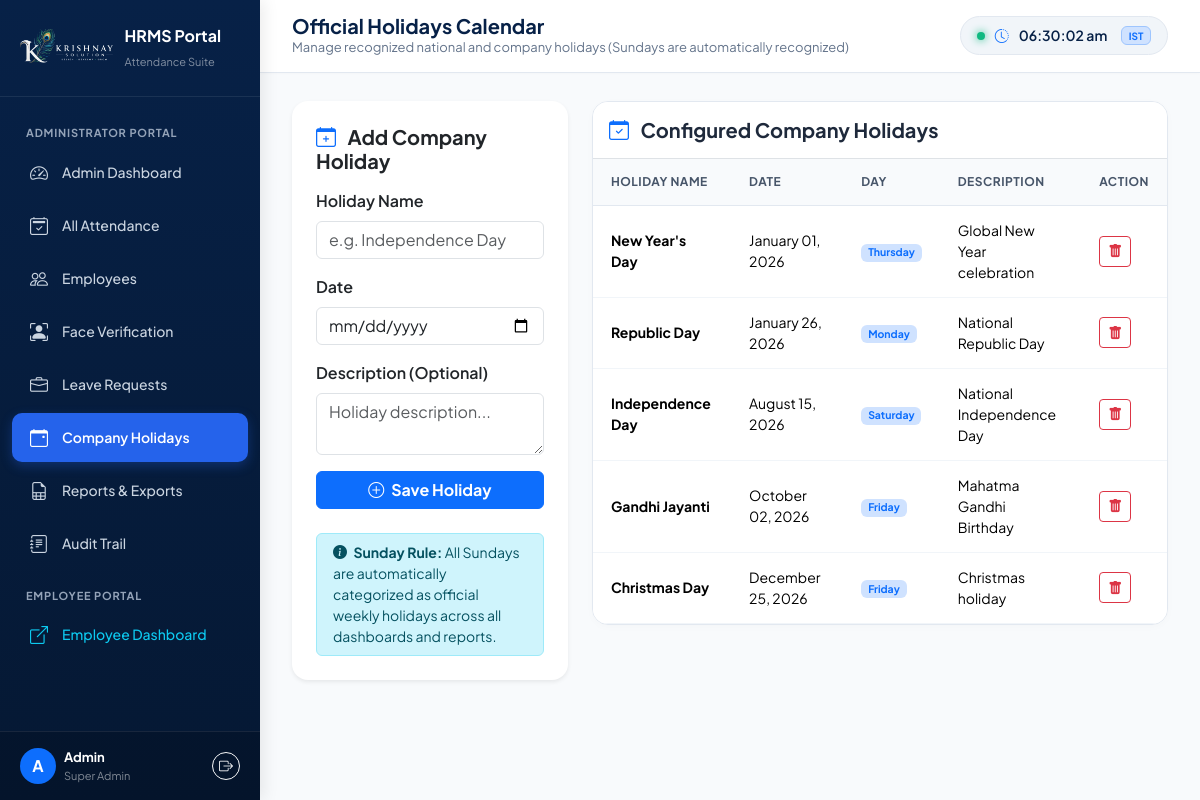
Screenshot of /admin-dashboard/holidays/ (signed in) with the database file from the repository.
### app/models.py (models this page shows, shortened)
class Holiday(models.Model):
    name = models.CharField(max_length=100)
    date = models.DateField(unique=True)
    description = models.TextField(blank=True, default='')
    class Meta:
        ordering = ['date']

### app/views.py (the view)
# urls.py: path('admin-dashboard/holidays/', views.admin_holidays, name='admin_holidays'),
@admin_required
def admin_holidays(request):
    holidays = Holiday.objects.all().order_by('date')
    return render(request, "admin_holidays.html", {"holidays": holidays})

### app/views.py (called while the page is built)
def admin_required(view_func):
    @wraps(view_func)
    def _wrapped(request, *args, **kwargs):
        if not request.user.is_authenticated:
            return redirect(f"{settings.LOGIN_URL}?next={request.path}")
        if not (request.user.is_staff or request.user.is_superuser):
            messages.error(
                request,
                "⚠️ Access Denied: You do not have permission to access the Administrator Portal."
            )
            return redirect("employee_dashboard")
        return view_func(request, *args, **kwargs)
    return _wrapped

### templates/admin_holidays.html (shortened to what this page needs)
{% extends "base.html" %}
{% block page_heading %}Official Holidays Calendar{% endblock %}
{% block page_subheading %}Manage recognized national and company holidays (Sundays are automatically recognized){% endblock %}
{% block content %}
<div class="container-fluid px-0">
  <div class="row g-4">
    <div class="col-lg-4">
      <div class="card border-0 shadow-sm rounded-4 p-4 bg-white">
        <h5 class="fw-bold mb-3 text-primary-navy">
          <i class="bi bi-calendar-plus me-2 text-primary"></i> Add Company Holiday
        </h5>
        <form action="{% url 'admin_holiday_add' %}" method="POST">
          <div class="mb-3">
            <label class="form-label fw-semibold">Holiday Name</label>
            <input type="text" name="name" class="form-control" placeholder="e.g. Independence Day" required>
          </div>
          <div class="mb-3">
            <label class="form-label fw-semibold">Date</label>
            <input type="date" name="date" class="form-control" required>
          </div>
          <div class="mb-3">
            <label class="form-label fw-semibold">Description (Optional)</label>
            <textarea name="description" class="form-control" rows="2" placeholder="Holiday description..."></textarea>
          </div>
          <button type="submit" class="btn btn-primary w-100 fw-bold">
            <i class="bi bi-plus-circle me-1"></i> Save Holiday
          </button>
        </form>
        <div class="alert alert-info mt-4 mb-0 py-2 small">
          <i class="bi bi-info-circle-fill me-1"></i>
          <strong>Sunday Rule:</strong> All Sundays are automatically categorized as official weekly holidays across all dashboards and reports.
        </div>
      </div>
    </div>
    <div class="col-lg-8">
      <div class="attendance-table-card">
        <div class="card-header bg-white p-3 border-bottom">
          <h5 class="fw-bold mb-0 text-primary-navy">
            <i class="bi bi-calendar-check me-2 text-primary"></i> Configured Company Holidays
          </h5>
        </div>
        <div class="table-responsive">
          <table class="table table-attendance">
            <thead>
              <tr>
                <th>Holiday Name</th>
                <th>Date</th>
                <th>Day</th>
                <th>Description</th>
                <th>Action</th>
              </tr>
            </thead>
            <tbody>
              {% for h in holidays %}
                <tr>
                  <td class="fw-bold">{{ h.name }}</td>
                  <td>{{ h.date|date:"F d, Y" }}</td>
                  <td><span class="badge bg-primary-subtle text-primary">{{ h.date|date:"l" }}</span></td>
                  <td>{{ h.description|default:"-" }}</td>
                  <td>
                    <form action="{% url 'admin_holiday_delete' h.id %}" method="POST" onsubmit="return confirm('Delete holiday {{ h.name }}?');">
                      <button type="submit" class="btn btn-outline-danger btn-sm py-1 px-2" title="Delete Holiday">
                        <i class="bi bi-trash-fill"></i>
                      </button>
                    </form>
                  </td>
                </tr>
              {% empty %}
                <tr>
                  <td colspan="5" class="text-center py-4 text-muted">
                    No custom holidays added yet. Sundays are already recognized.
                  </td>
                </tr>
              {% endfor %}
            </tbody>
          </table>
        </div>
      </div>
    </div>
  </div>
</div>
{% endblock %}

### templates/base.html (shortened to what this page needs)
<!DOCTYPE html>
<html lang="en">
<head>
  <link href="https://cdn.jsdelivr.net/npm/bootstrap@5.3.3/dist/css/bootstrap.min.css" rel="stylesheet">
  <link rel="stylesheet" href="https://cdn.jsdelivr.net/npm/bootstrap-icons@1.11.3/font/bootstrap-icons.min.css">
  {% load static %}
  <link rel="stylesheet" href="{% static 'css/style.css' %}">
</head>
<body>
  <div class="toast-container position-fixed top-0 end-0 p-3" style="z-index: 1100;">
  </div>
  <aside class="sidebar" id="appSidebar">
    <div class="brand-header">
      <img src="{% static 'images/krishny-logo.png' %}" alt="Logo" onerror="this.src='{% static 'images/logo.png' %}'">
      <div>
        <div class="fw-bold fs-6 text-white leading-tight">HRMS Portal</div>
        <small class="text-white-50" style="font-size: 11px;">Attendance Suite</small>
      </div>
    </div>
    <ul class="nav-list">
      {% if request.user.is_staff or request.user.is_superuser %}
        <li class="nav-section-title">Administrator Portal</li>
        <li class="nav-item">
          <a href="{% url 'admin_dashboard' %}" class="nav-link {% if request.resolver_match.url_name == 'admin_dashboard' %}active{% endif %}">
            <i class="bi bi-speedometer2"></i>
            <span>Admin Dashboard</span>
          </a>
        </li>
        <li class="nav-item">
          <a href="{% url 'admin_attendance' %}" class="nav-link {% if request.resolver_match.url_name == 'admin_attendance' %}active{% endif %}">
            <i class="bi bi-calendar2-check"></i>
            <span>All Attendance</span>
          </a>
        </li>
        <li class="nav-item">
          <a href="{% url 'admin_employees' %}" class="nav-link {% if request.resolver_match.url_name == 'admin_employees' %}active{% endif %}">
            <i class="bi bi-people"></i>
            <span>Employees</span>
          </a>
        </li>
        <li class="nav-item">
          <a href="{% url 'admin_face_management' %}" class="nav-link {% if request.resolver_match.url_name == 'admin_face_management' %}active{% endif %}">
            <i class="bi bi-person-bounding-box"></i>
            <span>Face Verification</span>
          </a>
        </li>
        <li class="nav-item">
          <a href="{% url 'admin_leaves' %}" class="nav-link {% if request.resolver_match.url_name == 'admin_leaves' %}active{% endif %}">
            <i class="bi bi-briefcase"></i>
            <span>Leave Requests</span>
          </a>
        </li>
        <li class="nav-item">
          <a href="{% url 'admin_holidays' %}" class="nav-link {% if request.resolver_match.url_name == 'admin_holidays' %}active{% endif %}">
            <i class="bi bi-calendar-event"></i>
            <span>Company Holidays</span>
          </a>
        </li>
        <li class="nav-item">
          <a href="{% url 'admin_reports' %}" class="nav-link {% if request.resolver_match.url_name == 'admin_reports' %}active{% endif %}">
            <i class="bi bi-file-earmark-spreadsheet"></i>
            <span>Reports & Exports</span>
          </a>
        </li>
        <li class="nav-item">
          <a href="{% url 'admin_audit_logs' %}" class="nav-link {% if request.resolver_match.url_name == 'admin_audit_logs' %}active{% endif %}">
            <i class="bi bi-journal-text"></i>
            <span>Audit Trail</span>
          </a>
        </li>
        <li class="nav-section-title mt-2">Employee Portal</li>
        <li class="nav-item">
          <a href="{% url 'employee_dashboard' %}" class="nav-link text-info">
            <i class="bi bi-box-arrow-up-right"></i>
            <span>Employee Dashboard</span>
          </a>
        </li>
      {% endif %}
    </ul>
    <div class="user-footer">
      <div class="d-flex align-items-center justify-content-between">
        <div class="d-flex align-items-center gap-2 overflow-hidden">
          <div class="rounded-circle bg-primary text-white d-flex align-items-center justify-content-center fw-bold" style="width: 36px; height: 36px; flex-shrink: 0;">
            {{ request.user.first_name|default:request.user.username|slice:":1"|upper }}
          </div>
          <div class="overflow-hidden">
            <div class="text-white fw-bold text-truncate" style="font-size: 13px;">{{ request.user.first_name|default:request.user.username }}</div>
            <small class="text-white-50 text-truncate d-block" style="font-size: 11px;">
              {% if request.user.is_superuser %}Super Admin{% elif request.user.is_staff %}Staff Admin{% else %}Employee{% endif %}
            </small>
          </div>
        </div>
        <a href="{% url 'logout' %}" class="btn btn-outline-light btn-sm p-1 rounded-circle" title="Logout" style="width: 28px; height: 28px; display: flex; align-items: center; justify-content: center;">
          <i class="bi bi-box-arrow-right" style="font-size: 14px;"></i>
        </a>
      </div>
    </div>
  </aside>
  <header class="topbar">
    <div class="d-flex align-items-center gap-3">
      <div class="page-title">
        <h4>{% block page_heading %}Dashboard{% endblock %}</h4>
        <p>{% block page_subheading %}Official Shift: 9:30 AM – 6:30 PM (9.0 Hours){% endblock %}</p>
      </div>
    </div>
    <div class="topbar-actions">
      <div class="clock-pill">
        <span class="live-indicator"></span>
        <i class="bi bi-clock-history text-primary"></i>
        <span id="liveClockDisplay">--:--:--</span>
        <span class="badge bg-primary-subtle text-primary border border-primary-subtle ms-1" style="font-size: 10px;">IST</span>
      </div>
    </div>
  </header>
  <main class="main-content">
    {% block content %}{% endblock %}
  </main>
</body>
</html>

### static/css/style.css (style rules this page uses)
:root { --primary-navy: #072147; --secondary-navy: #0d2b5c; --accent-blue: #2563eb; --accent-blue-hover: #1d4ed8; --bg-main: #f8fafc; --card-bg: #ffffff; --text-main: #1e293b; --text-muted: #64748b; --border-color: #e2e8f0; --present-green: #10b981; --present-bg: #dcfce7; --present-border: #86efac; --late-red: #ef4444; --late-bg: #fee2e2; --late-border: #fca5a5; --absent-yellow: #d97706; --absent-bg: #fef9c3; --absent-border: #fde047; --pending-teal: #0d9488; --pending-bg: #ccfbf1; --pending-border: #5eead4; --holiday-blue: #2563eb; --holiday-bg: #dbeafe; --holiday-border: #93c5fd; --leave-purple: #7c3aed; --leave-bg: #ede9fe; --leave-border: #c4b5fd; }
* { box-sizing: border-box; }
body { background-color: var(--bg-main); font-family: 'Plus Jakarta Sans', -apple-system, BlinkMacSystemFont, 'Segoe UI', Roboto, sans-serif; color: var(--text-main); margin: 0; padding: 0; min-height: 100vh; }
.sidebar { position: fixed; top: 0; left: 0; height: 100vh; width: 260px; background: linear-gradient(180deg, #072147 0%, #051833 100%); color: #ffffff; z-index: 1050; display: flex; flex-direction: column; box-shadow: 4px 0 15px rgba(0, 0, 0, 0.08); transition: all 0.3s ease; }
.sidebar .brand-header { padding: 24px 20px; border-bottom: 1px solid rgba(255, 255, 255, 0.08); display: flex; align-items: center; gap: 12px; }
.sidebar .brand-header img { height: 38px; max-width: 140px; object-fit: contain; }
.sidebar .nav-list { list-style: none; padding: 16px 12px; margin: 0; flex-grow: 1; overflow-y: auto; }
.sidebar .nav-section-title { font-size: 11px; font-weight: 700; text-transform: uppercase; letter-spacing: 0.8px; color: #94a3b8; padding: 12px 14px 6px; }
.sidebar .nav-item { margin-bottom: 4px; }
.sidebar .nav-link { display: flex; align-items: center; gap: 12px; padding: 11px 16px; color: #cbd5e1; text-decoration: none; font-weight: 500; font-size: 14px; border-radius: 10px; transition: all 0.2s ease; }
.sidebar .nav-link i { font-size: 18px; width: 22px; text-align: center; }
.sidebar .nav-link.active { background-color: var(--accent-blue); color: #ffffff; font-weight: 600; box-shadow: 0 4px 12px rgba(37, 99, 235, 0.3); }
.sidebar .user-footer { padding: 16px 20px; border-top: 1px solid rgba(255, 255, 255, 0.08); background-color: rgba(0, 0, 0, 0.15); }
.topbar { margin-left: 260px; background-color: #ffffff; border-bottom: 1px solid var(--border-color); padding: 14px 32px; display: flex; align-items: center; justify-content: space-between; position: sticky; top: 0; z-index: 1000; box-shadow: 0 1px 3px rgba(0, 0, 0, 0.02); }
.topbar .page-title h4 { margin: 0; font-size: 20px; font-weight: 700; color: var(--primary-navy); }
.topbar .page-title p { margin: 0; font-size: 13px; color: var(--text-muted); }
.topbar .topbar-actions { display: flex; align-items: center; gap: 20px; }
.clock-pill { background-color: #f1f5f9; border: 1px solid #e2e8f0; padding: 8px 16px; border-radius: 30px; display: flex; align-items: center; gap: 10px; font-weight: 600; font-size: 14px; color: var(--primary-navy); }
.clock-pill .live-indicator { width: 8px; height: 8px; background-color: #10b981; border-radius: 50%; box-shadow: 0 0 8px #10b981; animation: pulse 1.5s infinite; }
.main-content { margin-left: 260px; padding: 28px 32px 60px; min-height: calc(100vh - 70px); }
.attendance-table-card { background: #ffffff; border: 1px solid var(--border-color); border-radius: 16px; overflow: hidden; box-shadow: 0 2px 8px rgba(0, 0, 0, 0.02); }
.table-attendance { width: 100%; margin-bottom: 0; border-collapse: separate; border-spacing: 0; }
.table-attendance th { background-color: #f8fafc; color: #475569; font-size: 12px; font-weight: 700; text-transform: uppercase; letter-spacing: 0.5px; padding: 14px 18px; border-bottom: 1px solid var(--border-color); white-space: nowrap; }
.table-attendance td { padding: 14px 18px; font-size: 14px; vertical-align: middle; border-bottom: 1px solid #f1f5f9; }

### rows the page displays
Holiday: name "New Year's Day", date "January 01, 2026", date "Thursday", description "Global New Year celebration"
Holiday: name "Republic Day", date "January 26, 2026", date "Monday", description "National Republic Day"
Holiday: name "Independence Day", date "August 15, 2026", date "Saturday", description "National Independence Day"
Holiday: name "Gandhi Jayanti", date "October 02, 2026", date "Friday", description "Mahatma Gandhi Birthday"
Holiday: name "Christmas Day", date "December 25, 2026", date "Friday", description "Christmas holiday"

### other values shown
{{ request.user.first_name|default:request.user.username|slice:":1"|upper }} "A"
{{ request.user.first_name|default:request.user.username }} "Admin"
